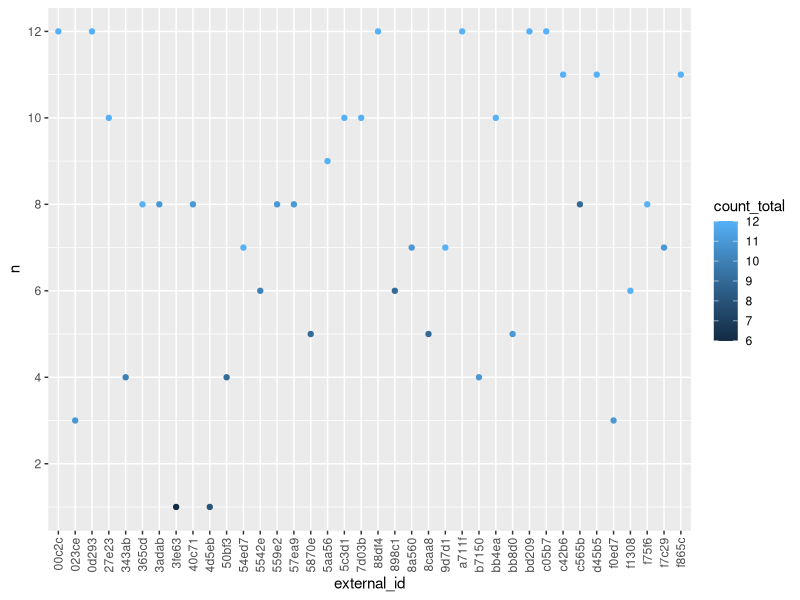
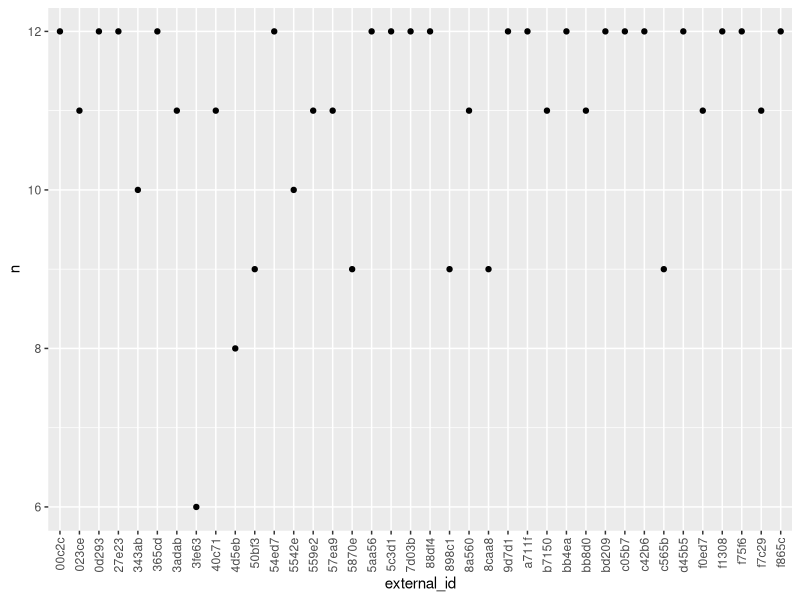
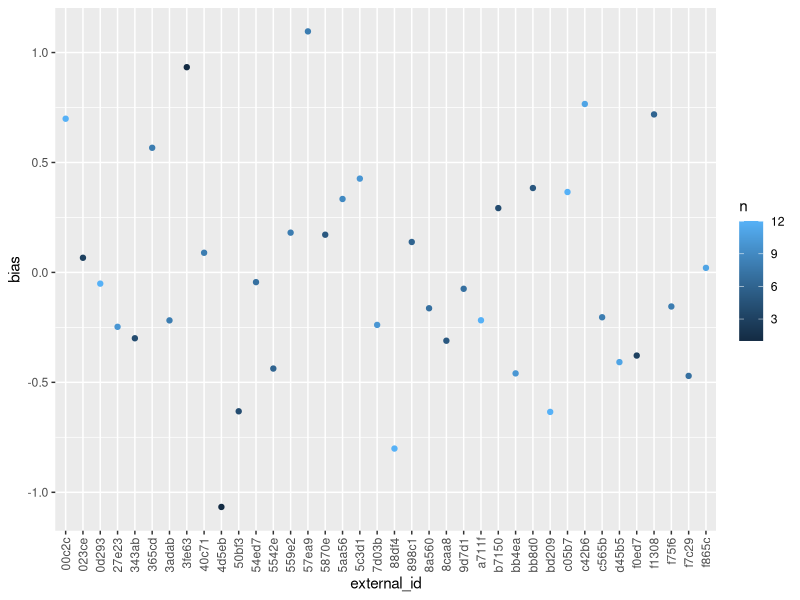
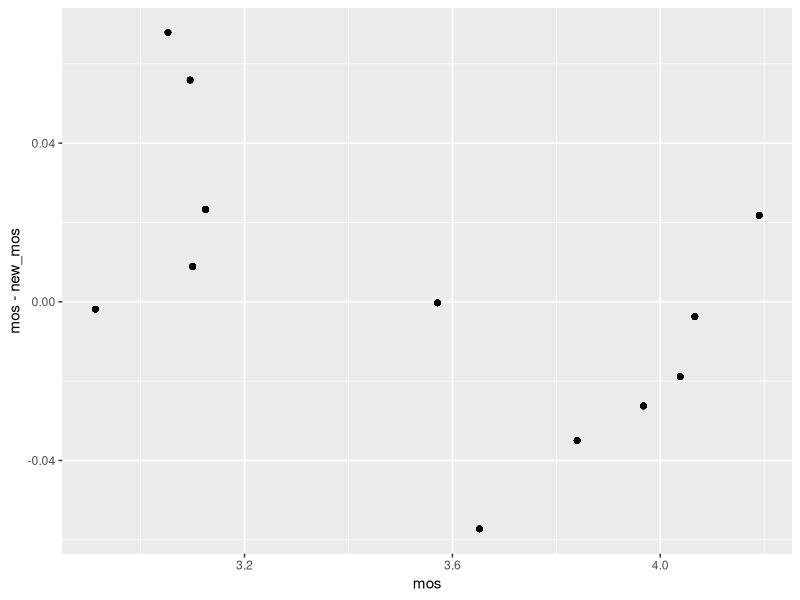
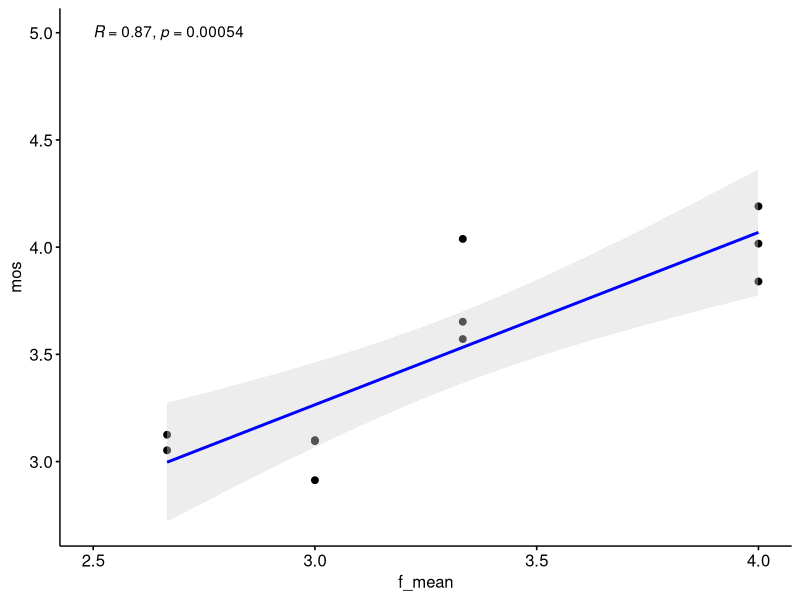
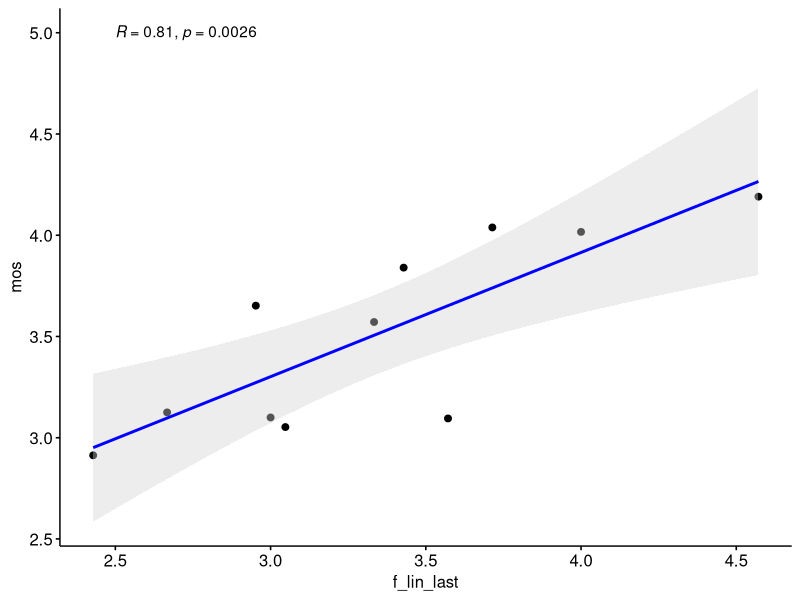
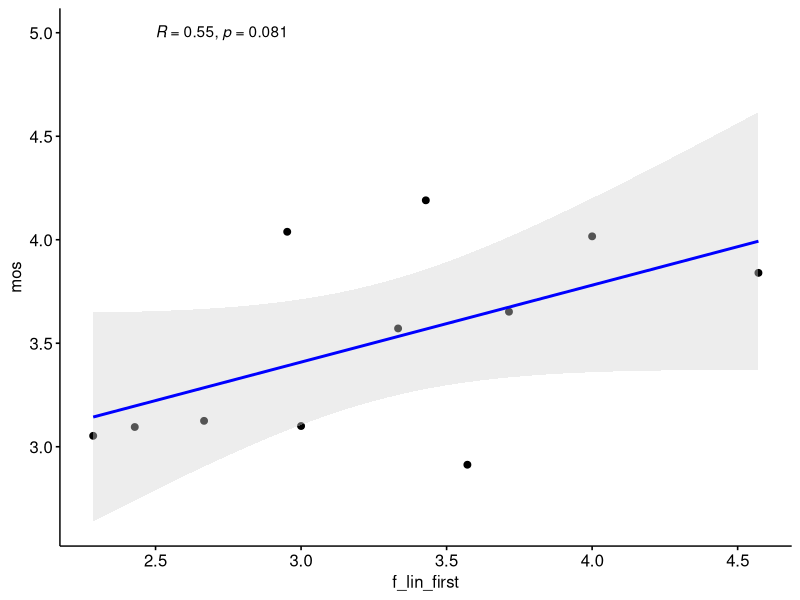
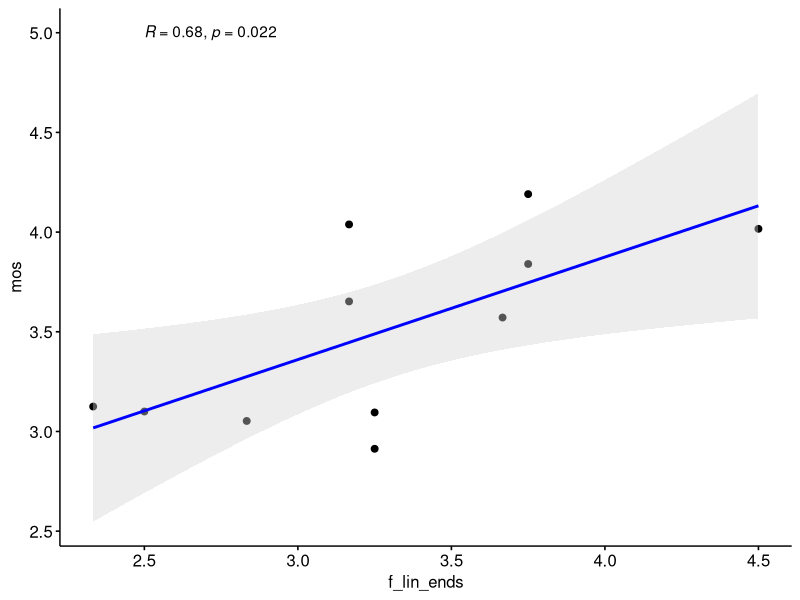

Write the R code that produced these figures, in order.
## ---- chunk 1
knitr::opts_chunk$set(echo = TRUE)
library(tidyverse)
library(ggpubr)
library(ordinal)
## ---- chunk 2
data_by_weeks <- read_csv("phase4_current_results.csv", col_types = "ffnnnnnnnnnnncc")


## ---- chunk 3

data_by_weeks %>%
  group_by(external_id) %>%
  dplyr::summarise(n = sum(n == 7), count_total = n()) %>%
  ggplot(aes(external_id, n, color = count_total)) + geom_point() + 
    theme(axis.text.x = element_text(angle = 90, vjust = 0.5, hjust=1)) + 
    scale_y_continuous(breaks = seq(0, 20, 2)) 

data_by_weeks %>%
  group_by(external_id) %>%
  dplyr::summarise(n = sum(n >= 3)) %>%
  ggplot(aes(external_id, n)) + geom_point() + 
    theme(axis.text.x = element_text(angle = 90, vjust = 0.5, hjust=1)) + 
    scale_y_continuous(breaks = seq(0, 20, 2)) 

data_by_weeks %>%
  filter(n == 7) %>%
  group_by(week) %>%
  dplyr::mutate(mos = mean(q2)) %>%
  ungroup() %>%
  group_by(external_id) %>%
  dplyr::summarize(bias = mean(q2 - mos, na.rm = TRUE), n = n()) %>%
#  mutate(n = as.factor(n)) %>%
  ggplot(aes(external_id, bias, color = n)) + geom_point() + 
    theme(axis.text.x = element_text(angle = 90, vjust = 0.5, hjust=1))

tmp <- data_by_weeks %>%
  filter(n == 7) %>%
  group_by(week) %>%
  mutate(mos = mean(q2)) %>%
  ungroup() 


data_by_weeks %>%
  filter(n == 7) %>%
  group_by(week) %>%
  dplyr::mutate(mos = mean(q2)) %>%
  ungroup() %>%
  group_by(external_id) %>%
  dplyr::mutate(bias = mean(q2 - mos, na.rm = TRUE)) %>%
  ungroup() %>%
  dplyr::mutate(new_q2 = q2 - bias) %>%
  group_by(week, mos) %>%
  dplyr::mutate(new_mos = mean(new_q2)) %>%
  ggplot(aes(mos, mos - new_mos)) + geom_point()

data_with_bias <- data_by_weeks %>%
  filter(n == 7) %>%
  group_by(week) %>%
  dplyr::mutate(mos = mean(q2)) %>%
  ungroup() %>%
  group_by(external_id) %>%
  dplyr::mutate(bias = mean(q2 - mos, na.rm = TRUE)) %>%
  ungroup() %>%
  mutate(new_q2 = q2 - bias) %>%
  group_by(week, mos) %>%
  dplyr::mutate(new_mos = mean(new_q2))

## ---- chunk 4
f_mean <- function(x) {
  tmp <- x[,1]
  tmp[is.na(x[,1])] <- 0
  norm <- rep(1, nrow(x))
  norm[is.na(x[,1])] <- 0
  for (i in c(2:6)){
    tmp_norm <- rep(1, nrow(x))
    tmp_norm[is.na(x[,i])] <- 0
    norm <- norm + tmp_norm
    tmp_na <- x[,i]
    tmp_na[is.na(tmp_na)] <- 0
    tmp <- tmp + tmp_na
  }
  return(tmp / norm)
}

f_lin_last <- function(x) {
  norm <- rep(1, nrow(x))
  norm[is.na(x[,1])] <- 0
  tmp <- x[,1]
  tmp[is.na(x[,1])] <- 0
  tmp <- tmp * norm
  for (i in c(2:6)){
    tmp_norm <- rep(i, nrow(x))
    tmp_norm[is.na(x[,i])] <- 0
    norm <- norm + tmp_norm
    tmp_na <- x[,i]
    tmp_na[is.na(tmp_na)] <- 0
    tmp <- tmp + tmp_na * tmp_norm
  }
  return(tmp / norm)
}

f_lin_first <- function(x) {
  norm <- rep(6, nrow(x))
  norm[is.na(x[,1])] <- 0
  tmp <- x[,1]
  tmp[is.na(x[,1])] <- 0
  tmp <- tmp * norm
  for (i in c(2:6)){
    tmp_norm <- rep(7-i, nrow(x))
    tmp_norm[is.na(x[,i])] <- 0
    norm <- norm + tmp_norm
    tmp_na <- x[,i]
    tmp_na[is.na(tmp_na)] <- 0
    tmp <- tmp + tmp_na * tmp_norm
  }
  return(tmp / norm)
}

f_lin_ends <- function(x) {
  norm <- rep(3, nrow(x))
  norm[is.na(x[,1])] <- 0
  tmp <- x[,1]
  tmp[is.na(x[,1])] <- 0
  tmp <- tmp * norm
  for (i in c(2:6)){
    tmp_norm <- rep(ceiling(abs(3.5 - i)), nrow(x))
    tmp_norm[is.na(x[,i])] <- 0
    norm <- norm + tmp_norm
    tmp_na <- x[,i]
    tmp_na[is.na(tmp_na)] <- 0
    tmp <- tmp + tmp_na * tmp_norm
  }
  return(tmp / norm)
}

data_by_weeks$f_mean = f_mean(as.matrix(data_by_weeks[,c("mo", "tu", "we", "th", "fr", "sa")]))
data_by_weeks$f_lin_last = f_lin_last(as.matrix(data_by_weeks[,c("mo", "tu", "we", "th", "fr", "sa")]))
data_by_weeks$f_lin_first = f_lin_first(as.matrix(data_by_weeks[,c("mo", "tu", "we", "th", "fr", "sa")]))
data_by_weeks$f_lin_ends = f_lin_ends(as.matrix(data_by_weeks[,c("mo", "tu", "we", "th", "fr", "sa")]))

data_by_weeks$res_mean <- data_by_weeks$f_mean - data_by_weeks$q2
data_by_weeks$res_last <-data_by_weeks$f_lin_last - data_by_weeks$q2
data_by_weeks$res_first <-data_by_weeks$f_lin_first - data_by_weeks$q2
data_by_weeks$res_ends <-data_by_weeks$f_lin_ends - data_by_weeks$q2

data_by_weeks %>%
  filter(n == 7) %>%
  mutate(week_private = mo*10^5+tu*10^4+we*10^3+th*10^2+fr*10+sa) %>%
  group_by(week_private) %>%
  dplyr::summarize(mos = mean(q2), f_mean = mean(f_mean)) %>%
  ggscatter(x = "f_mean", y = "mos",
   add = "reg.line",  # Add regressin line
   add.params = list(color = "blue", fill = "lightgray"), # Customize reg. line
   conf.int = TRUE # Add confidence interval
   ) + 
    stat_cor(method = "pearson", label.x = 2.5, label.y = 5)
  
data_by_weeks %>%
  filter(n == 7) %>%
  mutate(week_private = mo*10^5+tu*10^4+we*10^3+th*10^2+fr*10+sa) %>%
  group_by(week_private) %>%
  dplyr::summarize(mos = mean(q2), f_lin_last = mean(f_lin_last)) %>%
  ggscatter(x = "f_lin_last", y = "mos",
   add = "reg.line",  # Add regressin line
   add.params = list(color = "blue", fill = "lightgray"), # Customize reg. line
   conf.int = TRUE # Add confidence interval
   ) + 
    stat_cor(method = "pearson", label.x = 2.5, label.y = 5)

data_by_weeks %>%
  filter(n == 7) %>%
  mutate(week_private = mo*10^5+tu*10^4+we*10^3+th*10^2+fr*10+sa) %>%
  group_by(week_private) %>%
  dplyr::summarize(mos = mean(q2), f_lin_first = mean(f_lin_first)) %>%
  ggscatter(x = "f_lin_first", y = "mos",
   add = "reg.line",  # Add regressin line
   add.params = list(color = "blue", fill = "lightgray"), # Customize reg. line
   conf.int = TRUE # Add confidence interval
   ) + 
    stat_cor(method = "pearson", label.x = 2.5, label.y = 5)

data_by_weeks %>%
  filter(n == 7) %>%
  mutate(week_private = mo*10^5+tu*10^4+we*10^3+th*10^2+fr*10+sa) %>%
  group_by(week_private) %>%
  dplyr::summarize(mos = mean(q2), f_lin_ends = mean(f_lin_ends)) %>%
  ggscatter(x = "f_lin_ends", y = "mos",
   add = "reg.line",  # Add regressin line
   add.params = list(color = "blue", fill = "lightgray"), # Customize reg. line
   conf.int = TRUE # Add confidence interval
   ) + 
    stat_cor(method = "pearson", label.x = 2.5, label.y = 5)

data_by_weeks %>%
  select(-q4) %>%
  replace(is.na(.), 0) %>%
  mutate(week_private = mo*10^5+tu*10^4+we*10^3+th*10^2+fr*10+sa) %>%
  group_by(week_private) %>%
  dplyr::summarize(mos = mean(q2), f_mean = mean(f_mean), n = n()) %>%
  ggscatter(x = "f_mean", y = "mos",
   add = "reg.line",  # Add regressin line
   add.params = list(color = "blue", fill = "lightgray"), # Customize reg. line
   conf.int = TRUE # Add confidence interval
   ) + 
    stat_cor(method = "pearson", label.x = 2.5, label.y = 5)

data_by_weeks %>%
  select(-q4) %>%
  replace(is.na(.), 0) %>%
  mutate(week_private = mo*10^5+tu*10^4+we*10^3+th*10^2+fr*10+sa) %>%
  group_by(week_private) %>%
  dplyr::summarize(mos = mean(q2), f_lin_last = mean(f_lin_last), n = n()) %>%
  ggscatter(x = "f_lin_last", y = "mos",
   add = "reg.line",  # Add regressin line
   add.params = list(color = "blue", fill = "lightgray"), # Customize reg. line
   conf.int = TRUE # Add confidence interval
   ) + 
    stat_cor(method = "pearson", label.x = 2.5, label.y = 5)

data_by_weeks %>%
  select(-q4) %>%
  replace(is.na(.), 0) %>%
  mutate(week_private = mo*10^5+tu*10^4+we*10^3+th*10^2+fr*10+sa) %>%
  group_by(week_private) %>%
  dplyr::summarize(mos = mean(q2), f_lin_first = mean(f_lin_first), n = n()) %>%
  ggscatter(x = "f_lin_first", y = "mos",
   add = "reg.line",  # Add regressin line
   add.params = list(color = "blue", fill = "lightgray"), # Customize reg. line
   conf.int = TRUE # Add confidence interval
   ) + 
    stat_cor(method = "pearson", label.x = 2.5, label.y = 5)

data_by_weeks %>%
  select(-q4) %>%
  replace(is.na(.), 0) %>%
  mutate(week_private = mo*10^5+tu*10^4+we*10^3+th*10^2+fr*10+sa) %>%
  group_by(week_private) %>%
  dplyr::summarize(mos = mean(q2), f_lin_ends = mean(f_lin_ends), n = n()) %>%
  ggscatter(x = "f_lin_ends", y = "mos",
   add = "reg.line",  # Add regressin line
   add.params = list(color = "blue", fill = "lightgray"), # Customize reg. line
   conf.int = TRUE # Add confidence interval
   ) + 
    stat_cor(method = "pearson", label.x = 2.5, label.y = 5)

#and taking into account number of votes


data_by_weeks %>%
  select(-q4) %>%
  replace(is.na(.), 0) %>%
  mutate(week_private = mo*10^5+tu*10^4+we*10^3+th*10^2+fr*10+sa) %>%
  group_by(week_private) %>%
  dplyr::summarize(mos = mean(q2), f_mean = mean(f_mean), n = n(), week_private = week_private) %>%
  ggscatter(x = "f_mean", y = "mos",
   add = "reg.line",  # Add regressin line
   add.params = list(color = "blue", fill = "lightgray"), # Customize reg. line
   conf.int = TRUE # Add confidence interval
   ) + 
    stat_cor(method = "pearson", label.x = 2.5, label.y = 5)

data_by_weeks %>%
  select(-q4) %>%
  replace(is.na(.), 0) %>%
  mutate(week_private = mo*10^5+tu*10^4+we*10^3+th*10^2+fr*10+sa) %>%
  group_by(week_private) %>%
  dplyr::summarize(mos = mean(q2), f_lin_last = mean(f_lin_last), n = n(), week_private = week_private) %>%
  ggscatter(x = "f_lin_last", y = "mos",
   add = "reg.line",  # Add regressin line
   add.params = list(color = "blue", fill = "lightgray"), # Customize reg. line
   conf.int = TRUE # Add confidence interval
   ) + 
    stat_cor(method = "pearson", label.x = 2.5, label.y = 5)

data_by_weeks %>%
  select(-q4) %>%
  replace(is.na(.), 0) %>%
  mutate(week_private = mo*10^5+tu*10^4+we*10^3+th*10^2+fr*10+sa) %>%
  group_by(week_private) %>%
  dplyr::summarize(mos = mean(q2), f_lin_first = mean(f_lin_first), n = n(), week_private = week_private) %>%
  ggscatter(x = "f_lin_first", y = "mos",
   add = "reg.line",  # Add regressin line
   add.params = list(color = "blue", fill = "lightgray"), # Customize reg. line
   conf.int = TRUE # Add confidence interval
   ) + 
    stat_cor(method = "pearson", label.x = 2.5, label.y = 5)

data_by_weeks %>%
  select(-q4) %>%
  replace(is.na(.), 0) %>%
  mutate(week_private = mo*10^5+tu*10^4+we*10^3+th*10^2+fr*10+sa) %>%
  group_by(week_private) %>%
  dplyr::summarize(mos = mean(q2), f_lin_ends = mean(f_lin_ends), n = n(), week_private = week_private) %>%
  ggscatter(x = "f_lin_ends", y = "mos",
   add = "reg.line",  # Add regressin line
   add.params = list(color = "blue", fill = "lightgray"), # Customize reg. line
   conf.int = TRUE # Add confidence interval
   ) + 
    stat_cor(method = "pearson", label.x = 2.5, label.y = 5)



## ---- chunk 5
data_by_weeks$os <- factor(data_by_weeks$q2, ordered = TRUE, levels = c(1, 2, 3, 4, 5))

model_mean <- clm(os ~ f_mean, data = data_by_weeks, family = "binomial")
summary(model_mean)

model_lin_last <- clm(os ~ f_lin_last, data = data_by_weeks, family = "binomial")
summary(model_lin_last)

model_lin_first <- clm(os ~ f_lin_first, data = data_by_weeks, family = "binomial")
summary(model_lin_first)

model_lin_ends <- clm(os ~ f_lin_ends, data = data_by_weeks, family = "binomial")
summary(model_lin_ends)

model_lin_ends <- clm(os ~ f_mean + f_lin_last + f_lin_first + f_lin_ends, data = data_by_weeks, family = "binomial")
summary(model_lin_ends)

data_only_full <- data_by_weeks[data_by_weeks$n == 7,]

model_mean <- clm(os ~ f_mean, data = data_only_full, family = "binomial")
summary(model_mean)

model_lin_last <- clm(os ~ f_lin_last, data = data_only_full, family = "binomial")
summary(model_lin_last)

model_lin_first <- clm(os ~ f_lin_first, data = data_only_full, family = "binomial")
summary(model_lin_first)

model_lin_ends <- clm(os ~ f_lin_ends, data = data_only_full, family = "binomial")
summary(model_lin_ends)

model_lin_ends <- clm(os ~ f_mean + f_lin_last + f_lin_first + f_lin_ends, data = data_only_full, family = "binomial")
summary(model_lin_ends)
## ---- chunk 6
library(optimx)

kumaraswa_den <- function(x, a, b){
  a * b * x^(a - 1) * (1 - x^a)^(b - 1)
}

f_param <- function(x, a, b) {
  norm_vec <- t(replicate(nrow(x), kumaraswa_den(c(0.01, 0.2, 0.4, 0.6, 0.8, 0.99), a, b)))
  norm = norm_vec[,1]
  norm[is.na(x[,1])] <- 0
  tmp <- x[,1]
  tmp[is.na(x[,1])] <- 0
  tmp <- tmp * norm
  for (i in c(2:6)){
    tmp_norm <- norm_vec[,i]
    tmp_norm[is.na(x[,i])] <- 0
    norm <- norm + tmp_norm
    tmp_na <- x[,i]
    tmp_na[is.na(tmp_na)] <- 0
    tmp <- tmp + tmp_na * tmp_norm
  }
  return(tmp / norm)
}

objective_fun <- function(params, df) {
  a <- params[1]
  b <- params[2]
  
  df$f_param <- f_param(as.matrix(data_by_weeks[,c("mo", "tu", "we", "th", "fr", "sa")]), a, b)
  
  model <- glm(os ~ f_param, data = df, family = "binomial")  
  
  return(AIC(model))  
}

init_params <- c(1.0, 1.0)
lower_bounds <- c(0.001, 0.001)

opt_result <- optimx(init_params, objective_fun, method="L-BFGS-B", 
                     lower=lower_bounds, df = data_by_weeks)

best_params <- opt_result
print(best_params)

plot(seq(0, 1, 0.01), kumaraswa_den(seq(0, 1, 0.01), best_params$p1, best_params$p2))

data_by_weeks$f_param <- f_param(as.matrix(
  data_by_weeks[,c("mo", "tu", "we", "th", "fr", "sa")]), 
  best_params$p1, best_params$p2)

data_by_weeks %>%
  select(-q4) %>%
  replace(is.na(.), 0) %>%
  mutate(week_private = mo*10^5+tu*10^4+we*10^3+th*10^2+fr*10+sa) %>%
  group_by(week_private) %>%
  dplyr::summarize(mos = mean(q2), f_param = mean(f_param), n = n(), week_private = week_private) %>%
  ggscatter(x = "f_param", y = "mos",
   add = "reg.line",  # Add regression line
   add.params = list(color = "blue", fill = "lightgray"), # Customize reg. line
   conf.int = TRUE # Add confidence interval
   ) + 
    stat_cor(method = "pearson", label.x = 2.5, label.y = 5)


## ---- chunk 7
model <- clm(os ~ mo  + we + sa, data = data_by_weeks)
summary(model)
